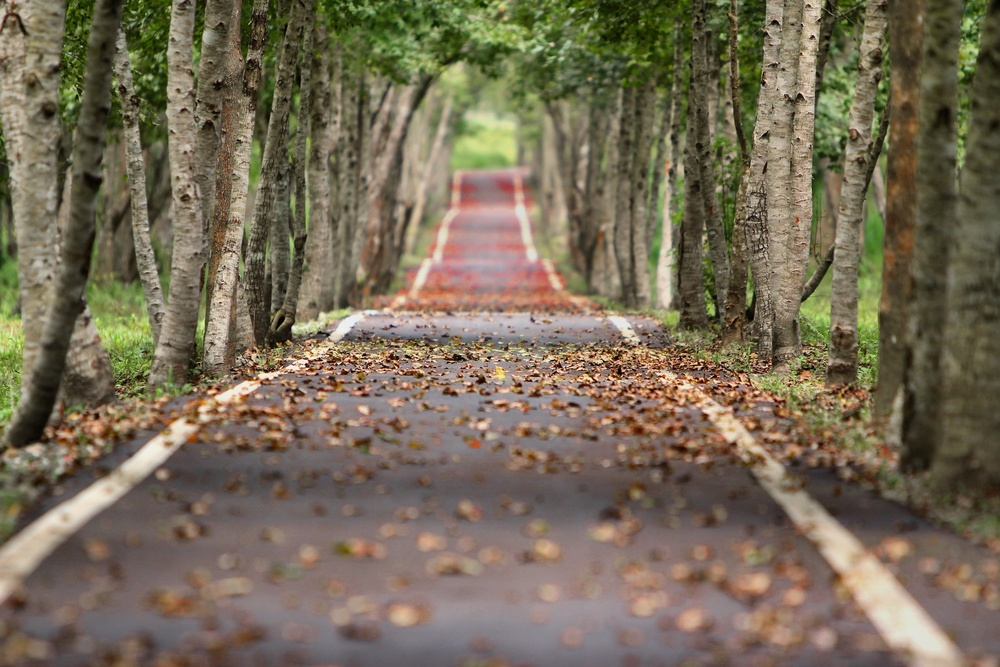
#> input picture 웹 프로그래밍(jsp)/Code/test_version/html/img_collect/bg0.jpg, 1000 x 667 px, shrunk from 1920 x 1280 before the run, given in place of Lenna.png, which was not available
$ python main.py
#> lines starting #> are read from the running program, lines starting #| are printed output that depends on the picture; pictures that were not available may be replaced by others from this repository, and a replacement may not be noted
### 컴퓨터비전/code/Image_Processing.py
import matplotlib.pyplot as plt
import cv2
import numpy as np

blue = [255, 0, 0]
green = [0, 255, 0]
red = [0, 0, 255]


def change_raw_col(_img):
    _img[round(_img.shape[0] / 2), :] = green
    _img[:, round(_img.shape[1] / 2)] = blue


# [16 lines left out: function img_split_merge, not called in this run]


def color_img_to_gray(_img):
    """
    컬러 이미지를 gray로 바꾸고 다시 컬러로 바꾸는 방법
    :param _img:    원본 이미지
    :return: color_to_gray_img
    """
    # rgb의 값을 평균내 한개의 채널로 변경
    # [10, 6, 12] -> [9]
    color_to_gray = cv2.cvtColor(_img, cv2.COLOR_BGR2GRAY)

    # 한개의 채널을 rgb 모든 채널에 똑같이 넣는다. color 정보를 잃어 버린다.
    # gray_to_bgr = cv2.cvtColor(color_to_gray, cv2.COLOR_GRAY2BGR)
    return color_to_gray


# [241 lines left out: functions mean_filter, custom_filter, sharpening, make_histogram, make_histogram_use_cvlib, norm_min_max_img and 3 more, not called in this run]

### 컴퓨터비전/code/main.py
import cv2
import numpy as np
import matplotlib.pyplot as plt

import Image_Processing as ipp


def face_roi(_img, _img_show=False):
    # face = _img[240:400, 217:365]
    face = _img[240:400, 217:365].copy()  # Deep copy
    face[:, :, 0] = 255
    cv2.imshow("lena_face", face)
    cv2.waitKey(0)
    cv2.destroyWindow("lena_face")


def practice_1(_img):
    b = _img[:, :, 0]
    g = _img[:, :, 1]
    r = _img[:, :, 2]
    b = ipp.equalization_img(b)
    g = ipp.equalization_img(g)
    r = ipp.equalization_img(r)
    eq_img = cv2.merge((b, g, r))
    cv2.imshow('img', np.hstack([_img, eq_img]))
    cv2.waitKey(0)
    cv2.destroyAllWindows()

def class_c_b():
    src_img = cv2.imread('./c_b.png')
    gray = ipp.color_img_to_gray(src_img)

    ipp.my_Threshold(gray)

    # _, bin_img_bin = cv2.threshold(gray, 100, 255, cv2.THRESH_BINARY)
    _, bin_img_otsu = cv2.threshold(gray, 100, 255, cv2.THRESH_OTSU)
    # cv2.imshow('th',bin_img_bin)

    bin_img_bin = cv2.cvtColor(bin_img_otsu, cv2.COLOR_GRAY2BGR)
    masked_img = cv2.bitwise_and(src_img, bin_img_bin)
    cv2.imshow('mask', masked_img)

    cv2.waitKey(0)
    cv2.destroyAllWindows()
def class_20220928():
    src_img = cv2.imread('./Lenna.png')
    bgr_to_gray = ipp.color_img_to_gray(src_img)
    rows, cols = bgr_to_gray.shape
    gradient = np.zeros((rows-2, cols-2), dtype=np.uint8)
    k_size = 3

    kernel_x = np.array([[-1, 0, 1],
                         [-2, 0, 2],
                         [-1, 0, 1]])
    kernel_y = np.array([[1, 2, 1],
                         [0, 0, 0],
                         [-1, -2, -1]])

    for y in range(rows - 2):
        for x in range(cols - 2):
            roi = bgr_to_gray[y:y+k_size, x:x+k_size]
            sx = np.sum(kernel_x * roi)
            sy = np.sum(kernel_y * roi)
            gradient[y, x] = np.sqrt(sx**2 + sy**2)

    cv2.imshow('gradient', gradient)
    cv2.waitKey(0)
    cv2.destroyAllWindows()


if __name__ == '__main__':
    lena = cv2.imread("./Lenna.png")
#> lena is the input picture: shape (667, 1000, 3); mean B, G, R 86.6, 107.6, 118.4
    yard = cv2.imread('./Unequalized_Hawkes_Bay_NZ.jpg')
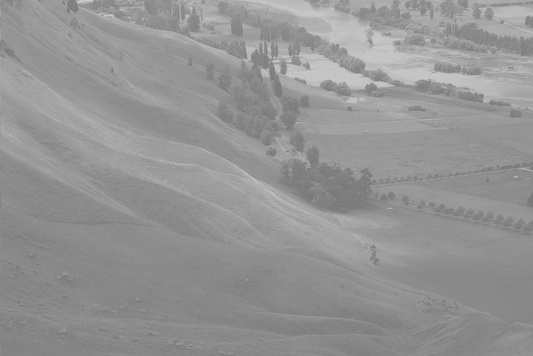
#> input picture 컴퓨터비전/code/Unequalized_Hawkes_Bay_NZ.jpg, 533 x 356 px, shrunk from 1024 x 683 before the run
#> yard is the input picture: shape (356, 533, 3); min 115, max 206, mean 148
    # [16 lines of commented-out code are left out]

    class_20220928()
#> in color_img_to_gray, `color_to_gray = cv2.cvtColor(_img, cv2.COLOR_BGR2GRAY)`:
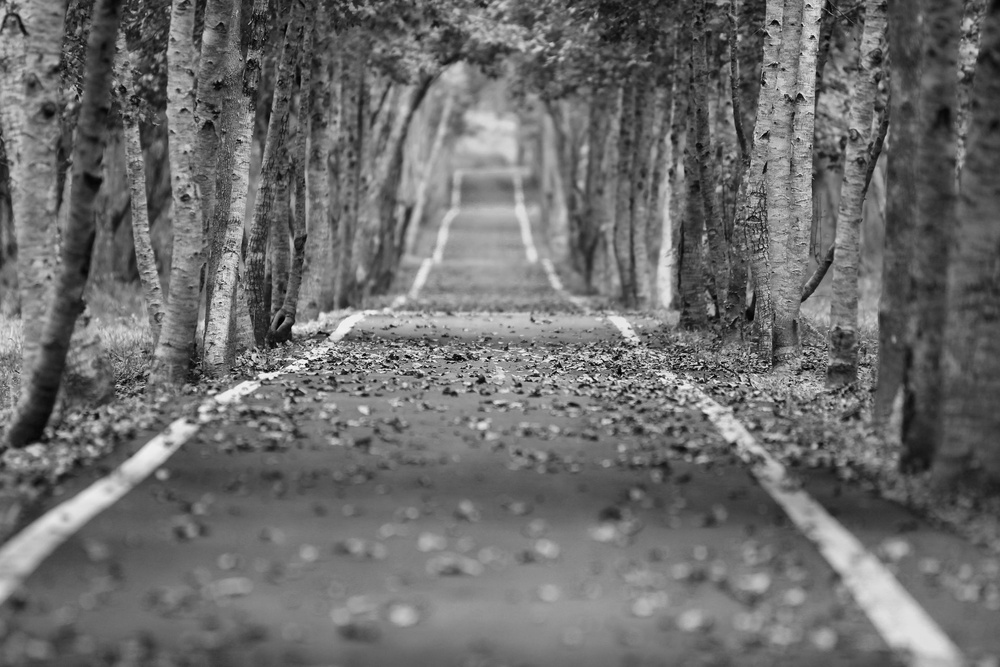
#> color_to_gray: shape (667, 1000); min 1, max 250, mean 108.4
#> after the loop in class_20220928, `for y in range(rows - 2):`:
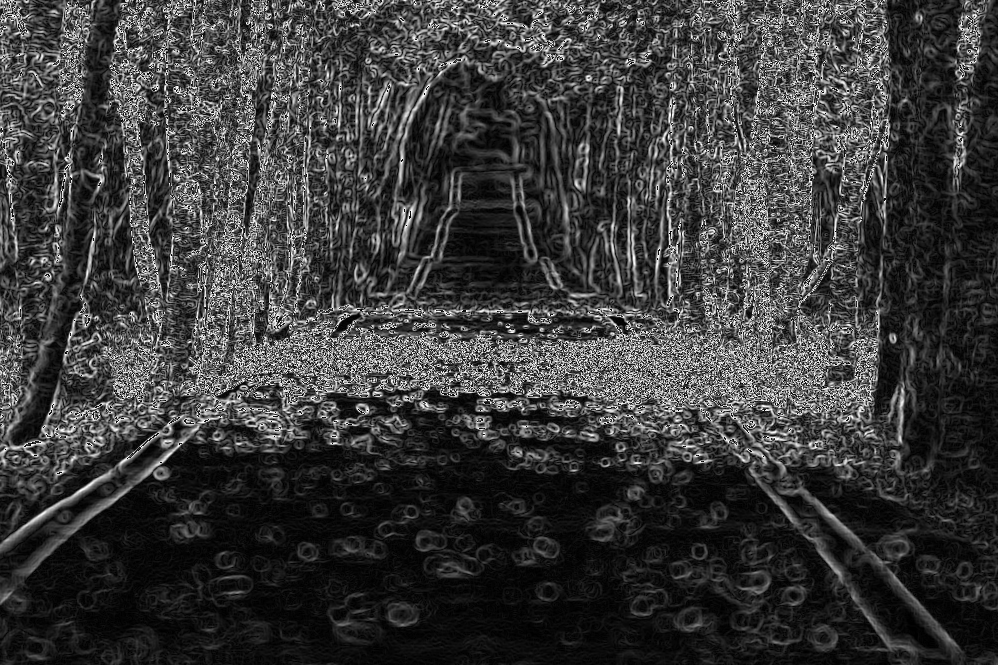
#> gradient: shape (665, 998); min 0, max 255, mean 58.9
